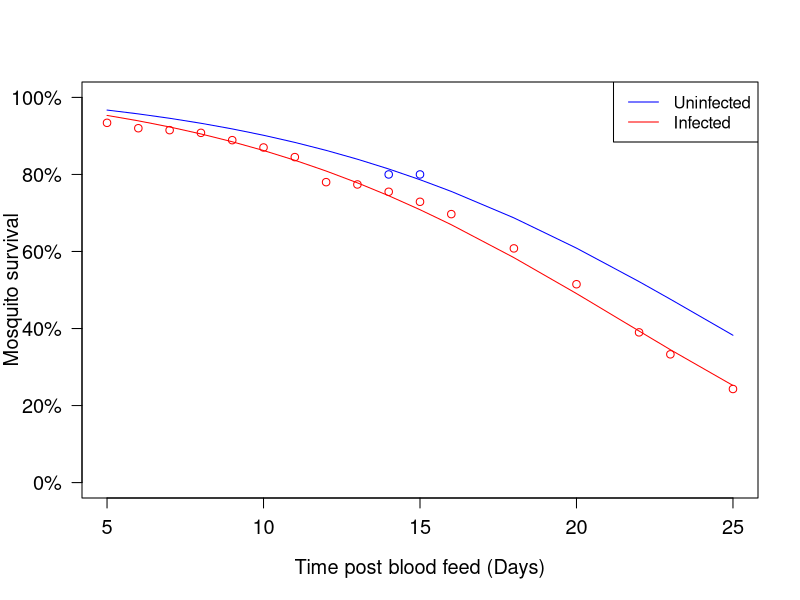

Recreate this plot in R.
##Appendix S1

Infected_data <- read.csv("Infected_mosquito.csv")
Uninfected_data <- read.csv("Uninfected_mosquito.csv")
data <- cbind(rbind(Infected_data,Uninfected_data),c(rep(1,17),rep(0,2)))
ft <- -log(data[,2])/data[,1]
data <- cbind(data,ft)
names(data) <- c("Time","Percentage","Infected","Transform")

Exp_nls <- nls(Transform ~ a*exp(b*Time+c*Infected),data = data ,start=list(a=0.1,b=0.1,c=0.1))
summary(Exp_nls)

plot(data[1:17,1],exp(-0.0043140*data[1:17,1]*exp(0.0874910*data[1:17,1]+0.3604109)),type="l",xlab="Time post blood feed (Days)",ylab="Mosquito survival",ylim=c(0,1),yaxt="n",cex.axis=1.2,cex.lab=1.2,cex.main=1.2,col="red")
axis(2,at=c(0,0.2,0.4,0.6,0.8,1) ,lab=paste0(c(0,0.2,0.4,0.6,0.8,1) * 100,"%"),las=TRUE,cex.axis=1.2)
points(data[1:17,1],data[1:17,2],col="red")
lines(data[1:17,1],exp(-0.0043140*data[1:17,1]*exp(0.0874910*data[1:17,1])),col="blue")
points(data[18:19,1],data[18:19,2],col="blue")
legend("topright",col=c("blue","red"),lty=1,legend=c("Uninfected","Infected"))
